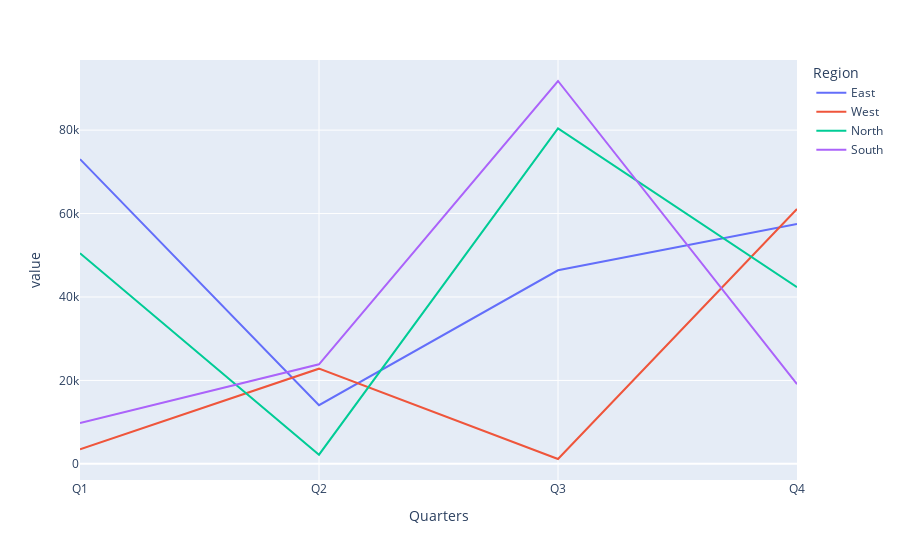

Source (notebook cell):
### Markdown cell above
#### Plotly

### Code cell
pd.options.plotting.backend = "plotly"
data.plot()

### Figure 1 — Plotly figure (JSON) as saved in the notebook; plotly's stock layout.template omitted (floating-point values rounded to 4 significant figures)
{"data": [{"hovertemplate": "Region=East<br>Quarters=%{x}<br>value=%{y}<extra></extra>", "legendgroup": "East", "line": {"color": "#636efa", "dash": "solid"}, "marker": {"symbol": "circle"}, "mode": "lines", "name": "East", "orientation": "v", "showlegend": true, "type": "scatter", "x": ["Q1", "Q2", "Q3", "Q4"], "xaxis": "x", "y": [73040.0, 14060.0, 46410.0, 57490.0], "yaxis": "y"}, {"hovertemplate": "Region=West<br>Quarters=%{x}<br>value=%{y}<extra></extra>", "legendgroup": "West", "line": {"color": "#EF553B", "dash": "solid"}, "marker": {"symbol": "circle"}, "mode": "lines", "name": "West", "orientation": "v", "showlegend": true, "type": "scatter", "x": ["Q1", "Q2", "Q3", "Q4"], "xaxis": "x", "y": [3497.0, 22820.0, 1166.0, 61100.0], "yaxis": "y"}, {"hovertemplate": "Region=North<br>Quarters=%{x}<br>value=%{y}<extra></extra>", "legendgroup": "North", "line": {"color": "#00cc96", "dash": "solid"}, "marker": {"symbol": "circle"}, "mode": "lines", "name": "North", "orientation": "v", "showlegend": true, "type": "scatter", "x": ["Q1", "Q2", "Q3", "Q4"], "xaxis": "x", "y": [50490.0, 2202.0, 80430.0, 42360.0], "yaxis": "y"}, {"hovertemplate": "Region=South<br>Quarters=%{x}<br>value=%{y}<extra></extra>", "legendgroup": "South", "line": {"color": "#ab63fa", "dash": "solid"}, "marker": {"symbol": "circle"}, "mode": "lines", "name": "South", "orientation": "v", "showlegend": true, "type": "scatter", "x": ["Q1", "Q2", "Q3", "Q4"], "xaxis": "x", "y": [9775.0, 23870.0, 91770.0, 19090.0], "yaxis": "y"}], "layout": {"legend": {"title": {"text": "Region"}, "tracegroupgap": 0}, "margin": {"t": 60}, "xaxis": {"anchor": "y", "domain": [0, 1], "title": {"text": "Quarters"}}, "yaxis": {"anchor": "x", "domain": [0, 1], "title": {"text": "value"}}}}
